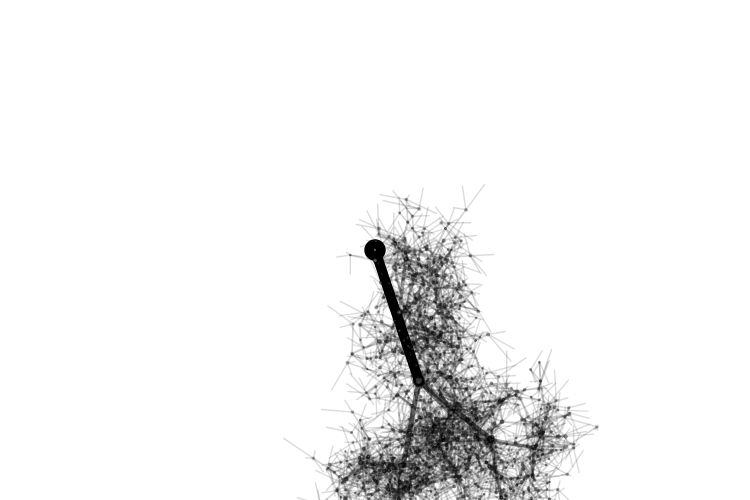
Frame 1 (no input)
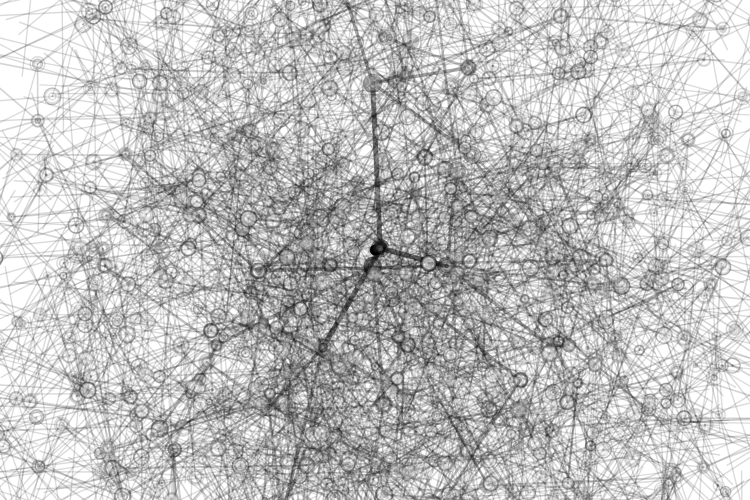
Frame 60 (no input)
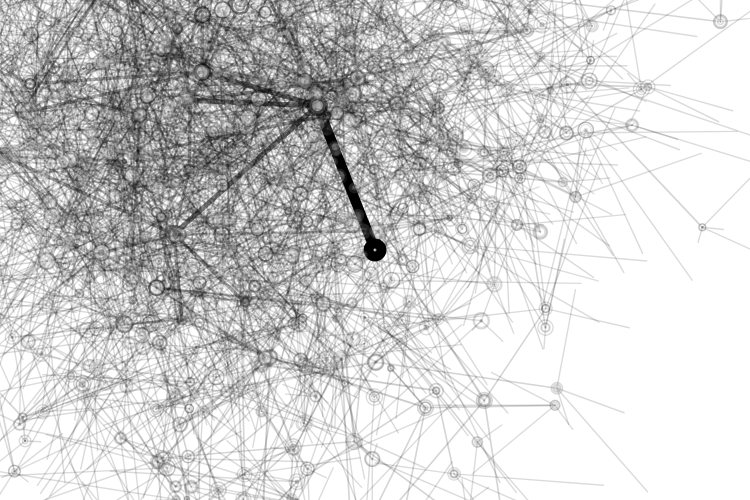
Frame 120 (the mouse pressed at the canvas centre since frame 60)

The p5.js sketch that drew these frames (run headless with seeded random() and noise() and a simulated clock; from frame 60 on, the mouse is pressed at the canvas centre):

// p5.js sketch
// ── sketch.js
let _numChildren;
let _maxLevels;
let _trunk;

function setup() {
  createCanvas(750, 500);
  background(255);
  _numChildren = 4;
  _maxLevels = 7;
  noFill();
  smooth();
  angleMode(DEGREES);
  newTree();
}

function newTree(){
  _trunk = new Branch(1,0,width/2, 50);
  _trunk.display();
}

function draw() {
  background(255);
  _trunk.update(width/2, height/2);
  _trunk.display()
}

class Branch {
  constructor(lev, ind, ex, why){
    this.level = lev;
    this.index = ind;
    this.x;
    this.y;
    this.endx;
    this.endy;
    this.children = [];

    this.strokeW = 10/this.level;
    this.alph = 255 / this.level;
    this.len = random(200)/this.level;
    this.rot = random(360);
    this.lenChange = random(10)-5;
    this.rotChange = random(10)-5;

    this.update(ex, why);

    if (this.level < _maxLevels){
      for (let i=0; i<_numChildren; i++){
        this.children[i] = new Branch(this.level+1, this.x, this.endx, this.endy);
      }
    }
  }
  update(ex, why){
    this.x = ex;
    this.y = why;

    this.rot += this.rotChange;
    this.rot = this.rot%360;
    
    this.len -= this.lenChange;
    if(this.len<0){this.lenChange *= -1;}
    else if (this.len > 200){this.lenChange *= -1;}

    this.endx = this.x + this.len*cos(this.rot);
    this.endy = this.y + this.len*sin(this.rot);

    for (let i=0; i<this.children.length;i++){
      this.children[i].update(this.endx, this.endy);
    }
    // this.endx = this.x + this.level*(random(100)-50);
    // this.endy = this.y + 50+this.level*random(50);
  }
  display(){
    // strokeWeight(_maxLevels-this.level+1);
    strokeWeight(this.strokeW);
    stroke(0,this.alph);
    fill(255,this.alph);
    line(this.x, this.y, this.endx, this.endy);
    ellipse(this.x, this.y, this.len/12, this.len/12);
    for (let i=0; i<this.children.length; i++){
      this.children[i].display();
    }
  }
}
